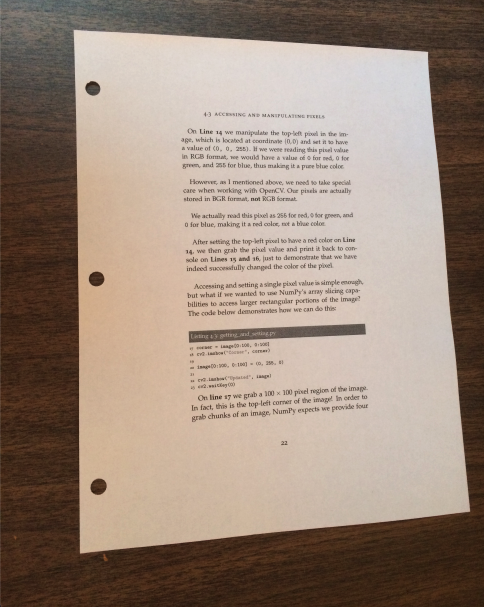
#> input picture Warp/paper2.png, 484 x 607 px
$ python main.py
#> lines starting #> are read from the running program, lines starting #| are printed output that depends on the picture; after the words box and inside, x2 and y2 are one past the last pixel; in counts of white or black regions, pixels touching at a corner belong together
import cv2 as cv
import numpy as np
import imutils


def nothing(x):
    pass

img = cv.imread("paper2.png")
#> img is the input picture: shape (607, 484, 3); mean B, G, R 122.3, 135.9, 154.2
img = imutils.resize(img,width=640,height=480)
#> img: shape (802, 640, 3)


while True:
    succes = True
    frame = img.copy()

    if succes == False:
        break

    else:


        frameBlur = cv.medianBlur(frame,5)
        frameGray = cv.cvtColor(frameBlur,cv.COLOR_BGR2GRAY)
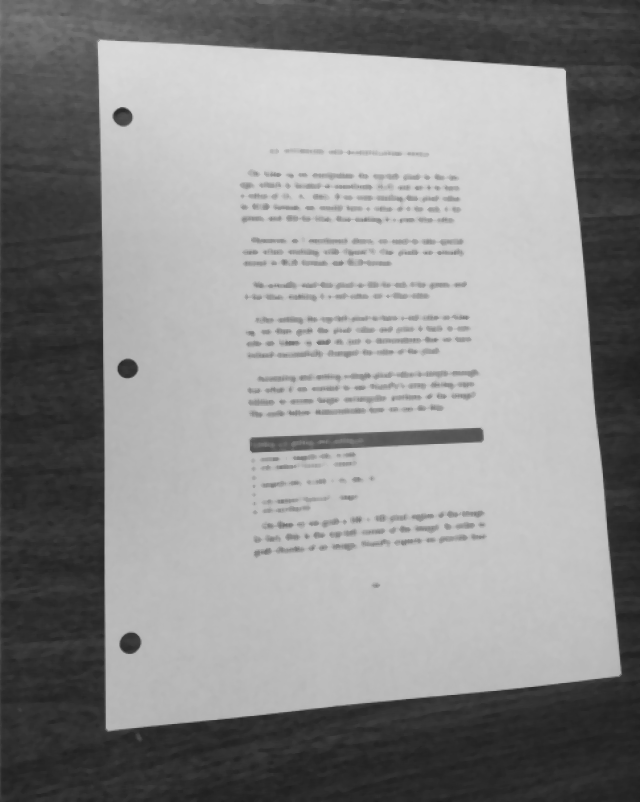
#> frameGray: shape (802, 640); min 31, max 220, mean 140.4
        ret,frameThresh = cv.threshold(frameGray,160,255,cv.THRESH_BINARY)
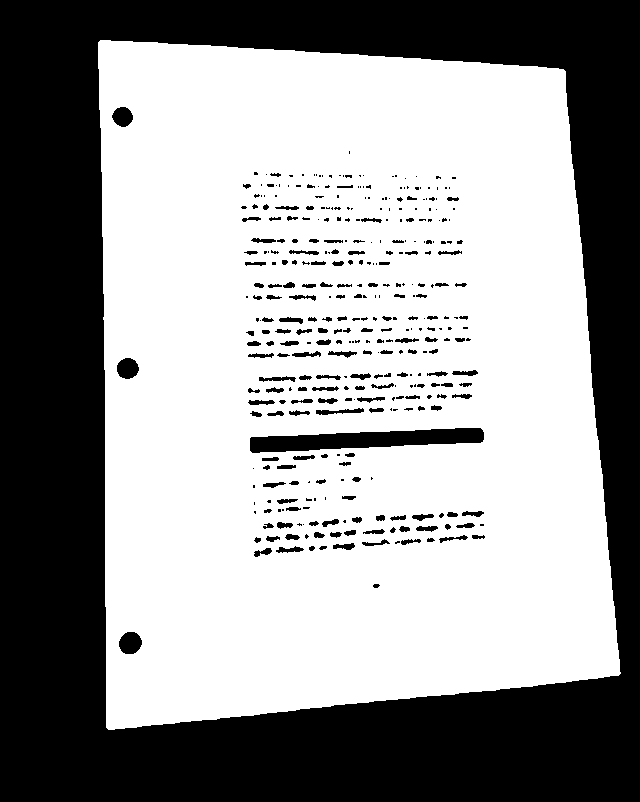
#> frameThresh: shape (802, 640); 59.3% white; 361 black regions (188 under 20 px), largest, box (x1, y1, x2, y2) and area: (0, 0, 640, 802) 195167, (250, 428, 484, 453) 3536, (119, 632, 142, 654) 398
        kernel = np.ones((5,5))
        canny = cv.Canny(frameThresh,100,150)
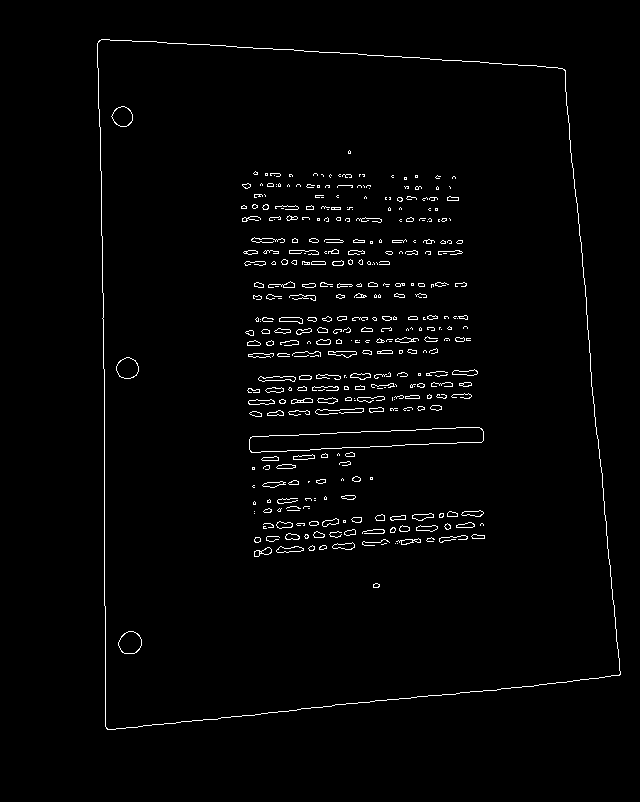
#> canny: shape (802, 640); 1.9% white in thin lines or dots, all inside (x1, y1, x2, y2) = (97, 39, 621, 730)
        frameDil = cv.dilate(canny,kernel,iterations=2)
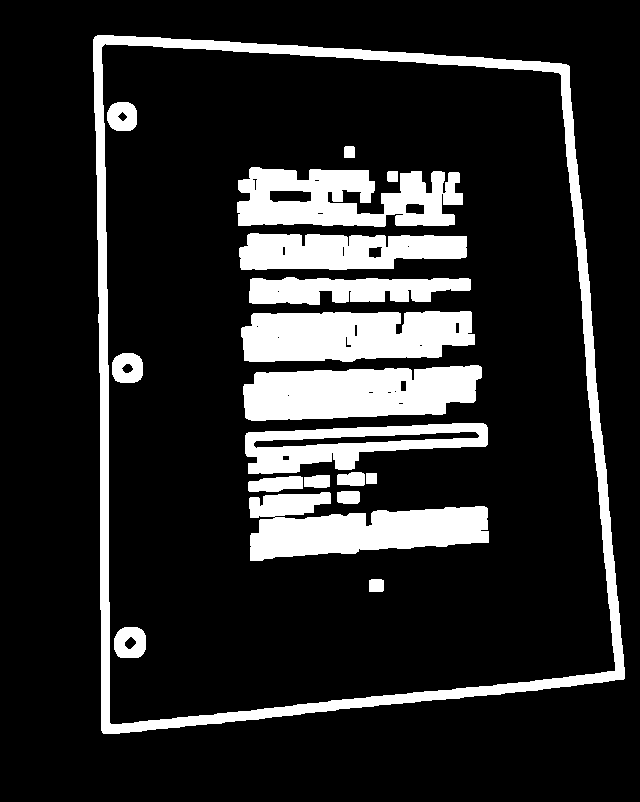
#> frameDil: shape (802, 640); 16.4% white; 19 white regions


        imgContours = frame.copy()
        contours, hiearch = cv.findContours(frameDil,cv.CHAIN_APPROX_SIMPLE,cv.RETR_TREE)
#> contours = 47 contours, 17 with area under 20; largest, box (x1, y1, x2, y2) and area: (93, 35, 625, 734) 327964, (101, 43, 616, 725) 308519, (243, 365, 482, 421) 10340, (249, 492, 489, 561) 9990, (241, 311, 475, 362) 9974; hiearch = 47 rows, first 6: [2, -1, 1, -1], [-1, -1, -1, 0], [3, 0, -1, -1], [4, 2, -1, -1], [5, 3, -1, -1], [6, 4, -1, -1]
        cv.drawContours(imgContours,contours,-1,(0,255,255),5)
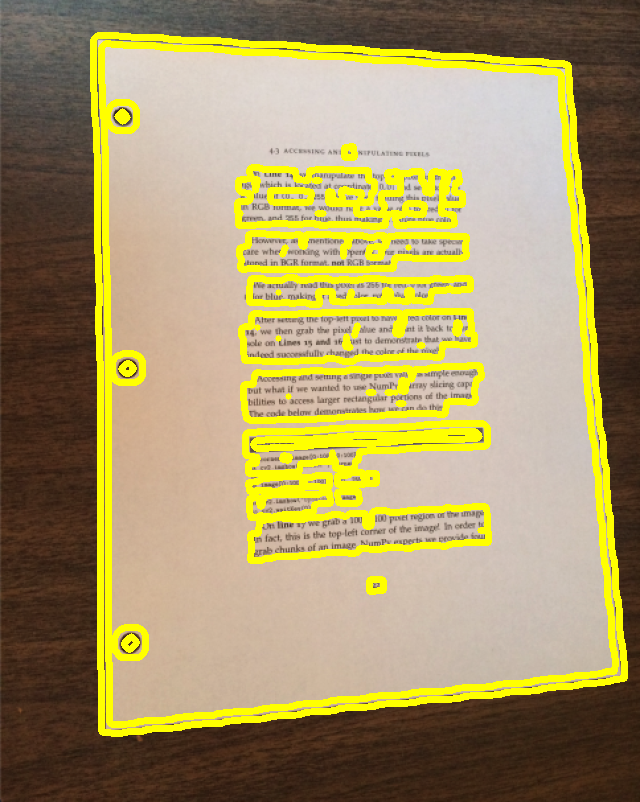
#> imgContours: shape (802, 640, 3); mean B, G, R 101.3, 150.1, 165.8

        c = max(contours,key = cv.contourArea)
#> c = contour of 156 points, box (x1, y1, x2, y2) (93, 35, 625, 734), area 327964

        x,y,w,h = cv.boundingRect(c)
#> x = 93; y = 35; w = 532; h = 699
        cv.rectangle(frame,(x,y),(x+w,y+h),(70,200,50),2)
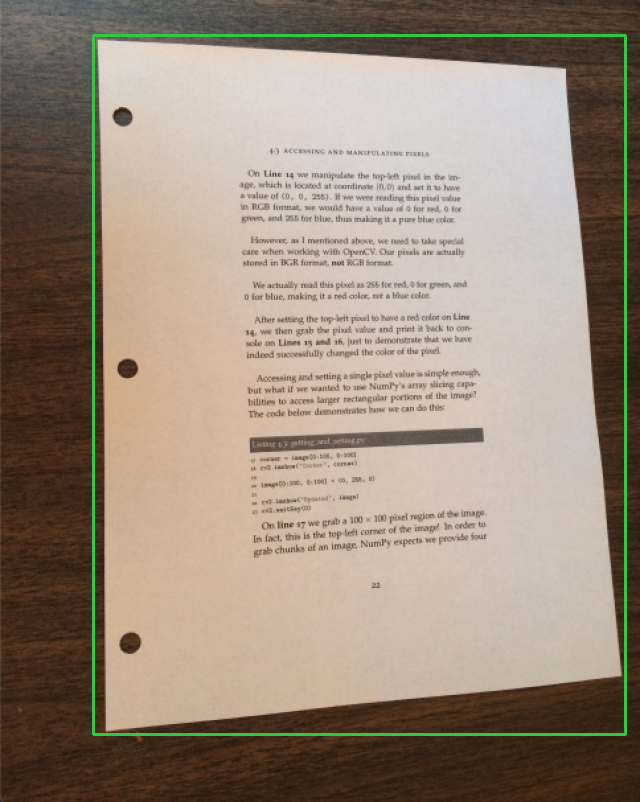
#> frame: shape (802, 640, 3); mean B, G, R 122.7, 137.9, 153.8
        pts1 = np.float32([[x,y],[x+w,y],[x,y+h],[x+w,y+h]])
#> pts1 = [[93, 35], [625, 35], [93, 734], [625, 734]]
        pts2 = np.float32([[0,0],[640,0],[0,480],[640,480]])
        matrix = cv.getPerspectiveTransform(pts1, pts2)
#> matrix = [[1.2, 1.93e-17, -111.9], [0, 0.687, -24.03], [-2.37e-19, 0, 1]]
        imgWarpColored = cv.warpPerspective(frame, matrix, (640, 480))

        #REMOVE 20 PIXELS FORM EACH SIDE
        imgWarpColored=imgWarpColored[20:imgWarpColored.shape[0] - 20, 20:imgWarpColored.shape[1] - 20]
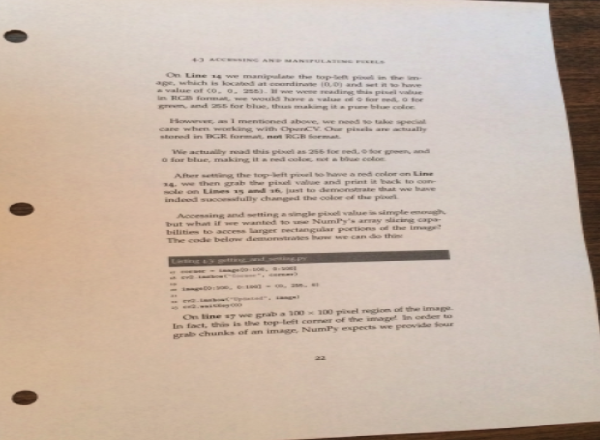
#> imgWarpColored: shape (440, 600, 3); mean B, G, R 168.4, 182, 199.5
        imgWarpColored = cv.resize(imgWarpColored,(640,480))
#> imgWarpColored: shape (480, 640, 3)

        cv.imshow("img",img)
        cv.imshow("dilate",frameDil)
        cv.imshow("contours",frame)
        cv.imshow("warp",imgWarpColored)

        dst = cv.detailEnhance(imgWarpColored,15, 1.5)
        cv.imshow("dst",imgWarpColored)


        if cv.waitKey(27) & 0xFF == ord("q"):
#> (key q is pressed here)
            break


cv.destroyAllWindows()
